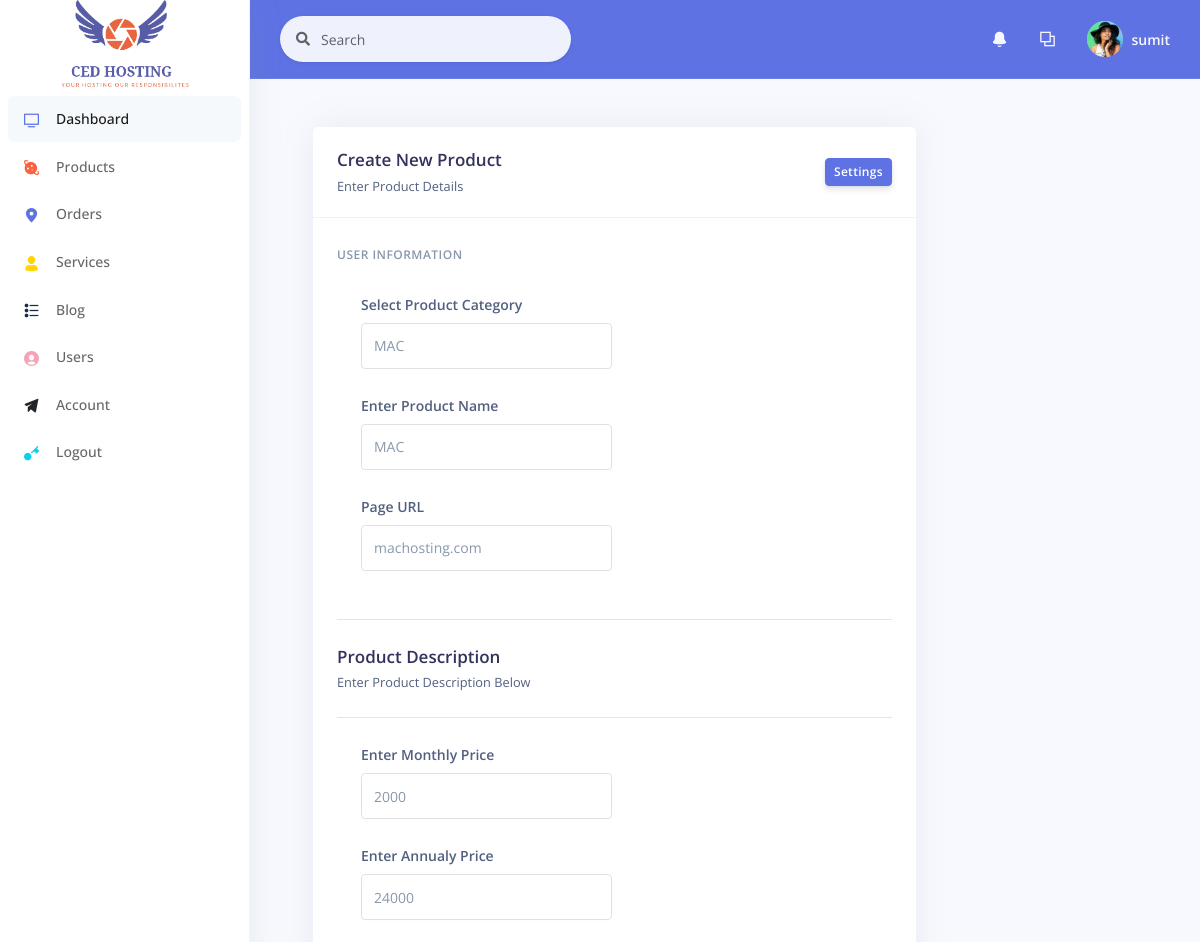
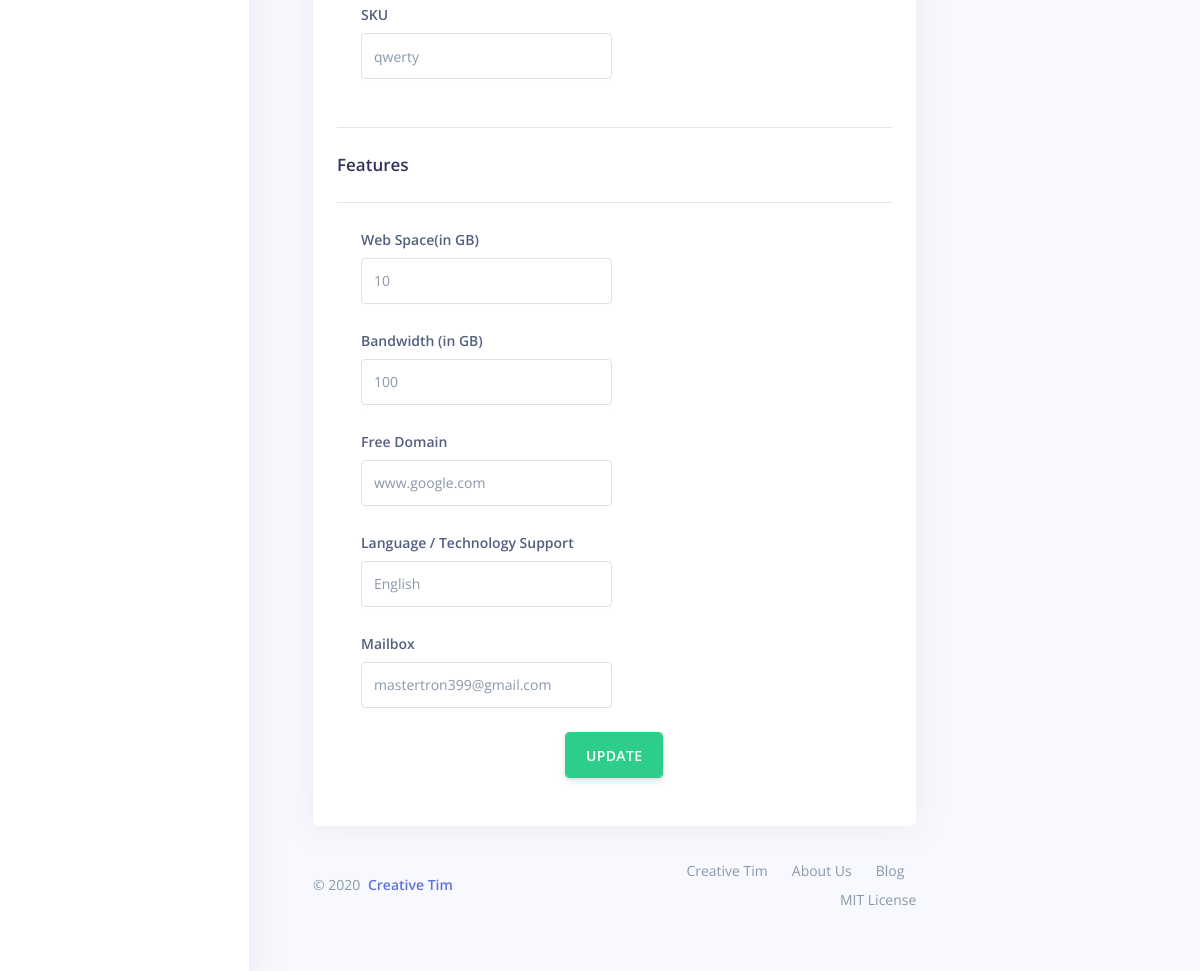
The page /Admin/edit_product.php?edit_prod=11 (signed in) on the database its author committed (2 pictures, top to bottom).
### tables this page shows
CREATE TABLE `tbl_product_description` (
  `id` int(11) NOT NULL,
  `prod_id` int(11) NOT NULL,
  `description` text DEFAULT NULL,
  `mon_price` float NOT NULL,
  `annual_price` float NOT NULL,
  `sku` varchar(55) DEFAULT NULL
);

CREATE TABLE `tbl_product` (
  `id` int(11) NOT NULL,
  `prod_parent_id` int(11) NOT NULL,
  `prod_name` varchar(100) NOT NULL,
  `html` longtext DEFAULT NULL,
  `prod_available` tinyint(1) NOT NULL DEFAULT 1,
  `prod_launch_date` datetime NOT NULL DEFAULT current_timestamp()
);

### class/DbClass.php (called while the page is built, shortened)
<?php
class DB
{
    public function connect($host, $user, $pass, $dtb)
    {
        return $this->conn = mysqli_connect($host, $user, $pass, $dtb) or die('Could Not Connect.');
    }
}

### class/product_class.php (called while the page is built, shortened)
<?php
class Product extends DB
{
    public function getdata_prod($edit)
    {
        $sql = "SELECT tbl_product_description.id,prod_id,mon_price,annual_price,sku,
        tbl_product.id,prod_parent_id,prod_name,html,prod_available,prod_launch_date,description FROM
        tbl_product_description INNER JOIN tbl_product ON tbl_product_description.prod_id =tbl_product.id WHERE `prod_id`=$edit";
        $result = $this->conn->query($sql);
        if (mysqli_num_rows($result) > 0) {
            return $result;
        }
    }
}

### Admin/edit_product.php (the view, shortened to what this page needs)
<?php
require '../class/DbClass.php';
require '../class/product_class.php';
$db = new Product();
$db->connect('localhost', 'root', '', 'CedHosting');
if (isset($_REQUEST['edit_prod'])) {
    $edit = $_REQUEST['edit_prod'];
    $data = $db->getdata_prod($edit);
}
require 'AdminHeader.php';
?>
<div class="col-xl-8 order-xl-1 m-5">
    <div class="card">
        <div class="card-header">
            <div class="row align-items-center">
                <div class="col-8">
                    <h3 class="mb-0">Create New Product</h3>
                    <small>Enter Product Details</small>
                </div>
                <div class="col-4 text-right">
                    <a href="#!" class="btn btn-sm btn-primary">Settings</a>
                </div>
            </div>
        </div>
        <div class="card-body">
            <form method="POST" action="">
            <?php if (isset($data)) {
            foreach ($data as $key) { ?>
                <h6 class="heading-small text-muted mb-4">User information</h6>
                <div class="pl-lg-4">
                    <div class="row">
                        <div class="col-lg-6">
                            <div class="form-group">
                                <label class="form-control-label" for="input-username">Select Product Category</label>
                                <select class="form-control" id="sel1" name="sel">
                                        <option value="<?php echo $key['id'] ?>"><?php echo $key['prod_name'] ?></option>
                                </select>
                            </div>
                        </div>
                    </div>
                    <div class="row">
                        <div class="col-lg-6">
                            <div class="form-group">
                                <label class="form-control-label" for="input-first-name">Enter Product Name</label>
                                <input type="text" value="<?php echo $key['prod_name'] ?>" name="prod_name" id="input-first-name" class="form-control" placeholder="Product name">
                            </div>
                        </div>
                    </div>
                    <div class="row">
                        <div class="col-lg-6">
                            <div class="form-group">
                                <label class="form-control-label" for="input-first-name">Page URL</label>
                                <input type="text" value="<?php echo $key['html'] ?>" name="url" id="input-first-name" class="form-control" placeholder="Page URL">
                            </div>
                        </div>
                    </div>
                </div>
                <hr class="my-4" />
                <h3 class="mb-0">Product Description</h3>
                <small>Enter Product Description Below</small>
                <hr class="my-4" />
                <div class="pl-lg-4">
                    <div class="row">
                        <div class="col-lg-6">
                            <div class="form-group">
                                <label class="form-control-label" for="input-first-name">Enter Monthly Price</label>
                                <input id="input-address" value="<?php echo $key['mon_price'] ?>" name="monthly_price" class="form-control" placeholder="Enter Monthly Price" type="text">
                            </div>
                        </div>
                    </div>
                    <div class="row">
                        <div class="col-lg-6">
                            <div class="form-group">
                                <label class="form-control-label" for="input-first-name">Enter Annualy Price</label>
                                <input id="input-address" name="annualy_price" value="<?php echo $key['annual_price'] ?>" class="form-control" placeholder="Enter Annualy Price" type="text">
                            </div>
                        </div>
                    </div>
                    <div class="row">
                        <div class="col-lg-6">
                            <div class="form-group">
                                <label class="form-control-label" for="input-first-name">SKU</label>
                                <input id="input-address" value="<?php echo $key['sku'] ?>" name="sku" class="form-control" placeholder="SKU" type="text">
                            </div>
                        </div>
                    </div>
                </div>
                <hr class="my-4" />
                <?php
                $features = json_decode($key['description']);
                $webspace = $features->web_space;
                $bandwidth = $features->bandwidth;
                $free_domain = $features->free_domain;
                $Language = $features->Language;
                $mailbox = $features->mailbox;
                ?>
                <h3>Features</h3>
                <hr class="my-4" />
                <div class="pl-lg-4">
                    <div class="row">
                        <div class="col-lg-6">
                            <div class="form-group">
                                <label class="form-control-label" for="input-first-name">Web Space(in GB) </label>
                                <input id="input-address" value="<?php echo $webspace ?>" name="web_space" class="form-control" placeholder="Web Space" type="text">
                            </div>
                        </div>
                    </div>
                    <div class="row">
                        <div class="col-lg-6">
                            <div class="form-group">
                                <label class="form-control-label" for="input-first-name">Bandwidth (in GB)</label>
                                <input id="input-address" value="<?php echo $bandwidth ?>" name="bandwidth" class="form-control" placeholder="Bandwidth" type="text">
                            </div>
                        </div>
                    </div>
                    <div class="row">
                        <div class="col-lg-6">
                            <div class="form-group">
                                <label class="form-control-label" for="input-first-name">Free Domain</label>
                                <input id="input-address" value="<?php echo $free_domain ?>" name="free_domain" class="form-control" placeholder="Free Domain" type="text">
                            </div>
                        </div>
                    </div>
                    <div class="row">
                        <div class="col-lg-6">
                            <div class="form-group">
                                <label class="form-control-label" for="input-first-name">Language / Technology Support</label>
                                <input id="input-address" value="<?php echo $Language ?>" name="lang" class="form-control" placeholder="Language" type="text">
                            </div>
                        </div>
                    </div>
                    <div class="row">
                        <div class="col-lg-6">
                            <div class="form-group">
                                <label class="form-control-label" for="input-first-name">Mailbox</label>
                                <input id="input-address" value="<?php echo $mailbox ?>" name="mail" class="form-control" placeholder="Mailbox" type="text">
                            </div>
                        </div>
                    </div>
                </div>
                <div class="row">
                    <div class="col-lg-12 d-flex justify-content-center">
                        <div class="form-group">
                            <input id="input-address" class="form-control btn btn-success" value="UPDATE" name="update" type="submit">
                        </div>
                    </div>
                </div>
            <?php } }?>
            </form>
        </div>
    </div>
    <?php require 'footer.php'; ?>

### rows shown on the page
tbl_product_description: sel "MAC", prod_name "MAC", url "machosting.com", monthly_price "2000", annualy_price "24000", sku "qwerty", web_space "10", bandwidth "100", free_domain "www.google.com", lang "English", mail "mastertron399@gmail.com"

### other values the page prints
$username "sumit"
